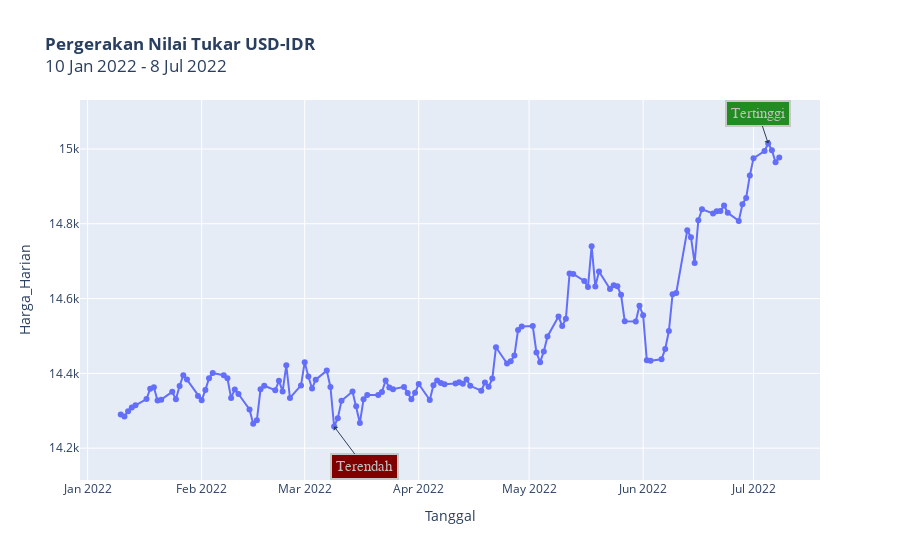

Notebook code cell kept with this figure:
### Markdown cell above
2. Visualization Interactive

### Plot 1

### Code cell
# ============================  Membuat Visualisasi pergerakan nilai tukar ============================================

# Membuat line chart interactive dengan plotly
fig = px.line(df, x='Tanggal', y="Harga_Harian", markers=True,
              title = "<b>Pergerakan Nilai Tukar USD-IDR</b><br>10 Jan 2022 - 8 Jul 2022")


# Menambahkan anotasi harga Tertinggi
fig.add_annotation(x="2022-07-05", y=15014.65,
            text="Tertinggi",
            showarrow=True,
            arrowhead=1,
            font=dict(
                family="Lucida bright",
                size=15,
                color="#C0C0C0"),
            align="center",
            bordercolor="#c7c7c7",
            borderwidth=2,
            borderpad=4,
            bgcolor="#228B22",
            opacity=1)

# Menambahkan anotasi harga Terendah
fig.add_annotation(x="2022-03-09", y=14257.95,
            text="Terendah",
            showarrow=True,
            arrowhead=1,
            font=dict(
                family="Lucida bright",
                size=15,
                color="#C0C0C0"),
            align="center",   
            ax=30,
            ay=40,
            bordercolor="#c7c7c7",
            borderwidth=2,
            borderpad=4,
            bgcolor="#800000",
            opacity=1)
fig.show()

### Figure 1 — Plotly figure (JSON) as saved in the notebook; plotly's stock layout.template omitted (floating-point values rounded to 4 significant figures; data arrays with more than 128 entries replaced by an {"elided": "..."} marker saying what was removed)
{"data": [{"hovertemplate": "Tanggal=%{x}<br>Harga_Harian=%{y}<extra></extra>", "legendgroup": "", "line": {"color": "#636efa", "dash": "solid"}, "marker": {"symbol": "circle"}, "mode": "markers+lines", "name": "", "orientation": "v", "showlegend": false, "type": "scatter", "x": {"elided": "130 str values"}, "xaxis": "x", "y": {"elided": "130 float values"}, "yaxis": "y"}], "layout": {"annotations": [{"align": "center", "arrowhead": 1, "bgcolor": "#228B22", "bordercolor": "#c7c7c7", "borderpad": 4, "borderwidth": 2, "font": {"color": "#C0C0C0", "family": "Lucida bright", "size": 15}, "opacity": 1, "showarrow": true, "text": "Tertinggi", "x": "2022-07-05", "y": 15010.0}, {"align": "center", "arrowhead": 1, "ax": 30, "ay": 40, "bgcolor": "#800000", "bordercolor": "#c7c7c7", "borderpad": 4, "borderwidth": 2, "font": {"color": "#C0C0C0", "family": "Lucida bright", "size": 15}, "opacity": 1, "showarrow": true, "text": "Terendah", "x": "2022-03-09", "y": 14260.0}], "legend": {"tracegroupgap": 0}, "title": {"text": "<b>Pergerakan Nilai Tukar USD-IDR</b><br>10 Jan 2022 - 8 Jul 2022"}, "xaxis": {"anchor": "y", "domain": [0, 1], "title": {"text": "Tanggal"}}, "yaxis": {"anchor": "x", "domain": [0, 1], "title": {"text": "Harga_Harian"}}}}
